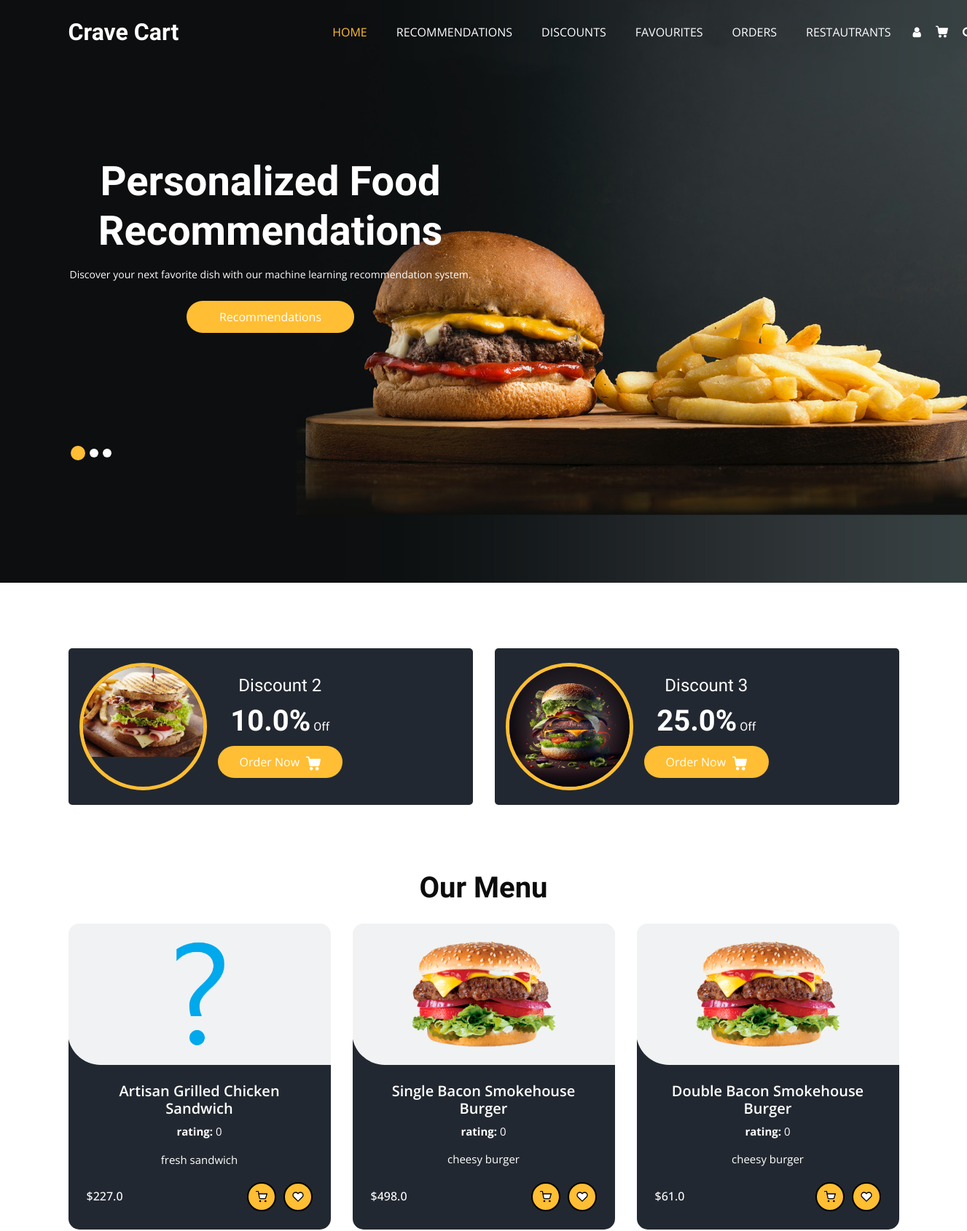
The app's page /home (signed in, upper part), older data.
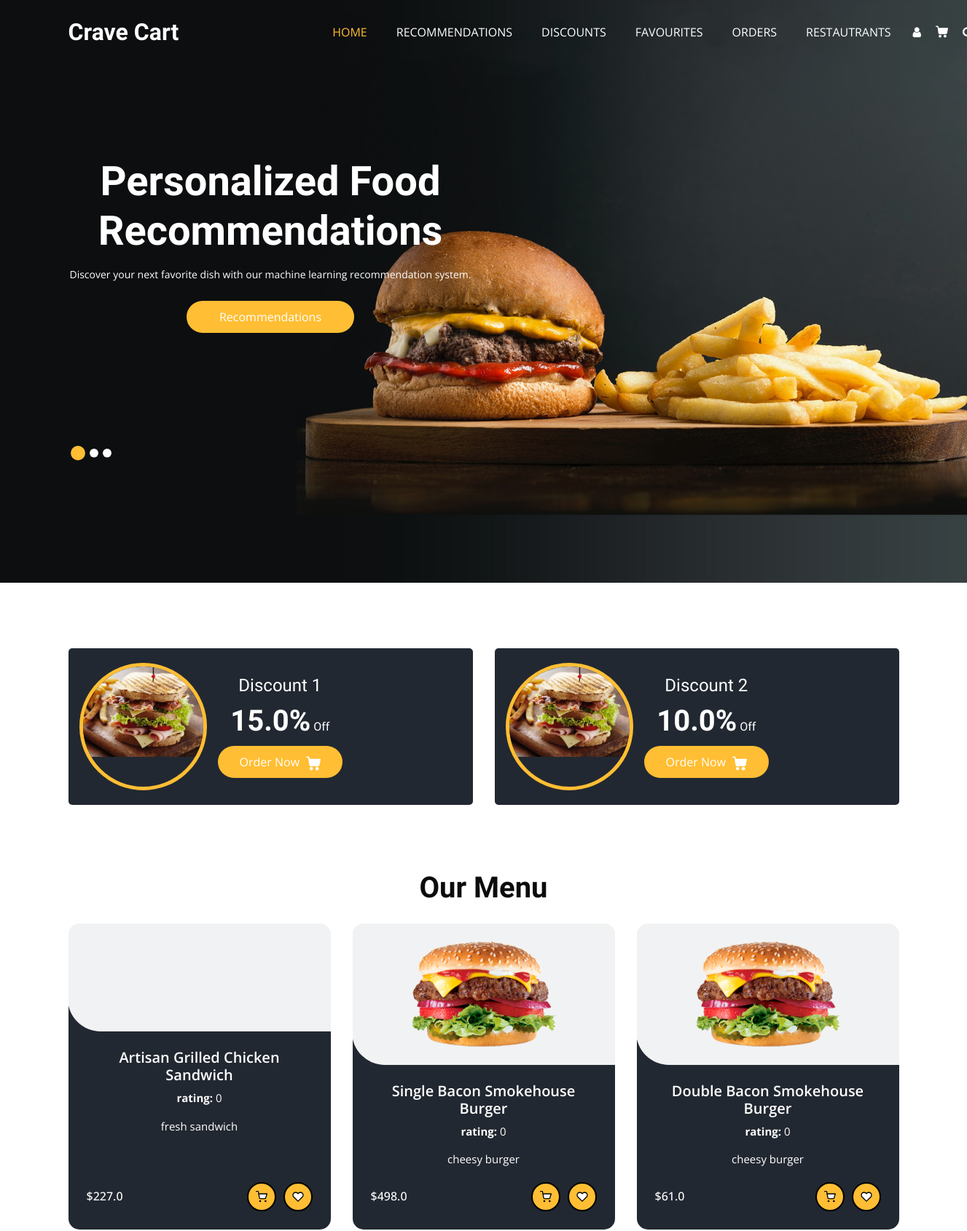
The same page, newer data.
### tables this page shows
CREATE TABLE Promotions (
                        PromotionID INTEGER PRIMARY KEY AUTOINCREMENT,
                        PromotionName TEXT,
                        MenuID INTEGER,
                        Description TEXT,
                        Discount REAL,
                        StartDate TEXT,
                        EndDate TEXT,
                        FOREIGN KEY (MenuID) REFERENCES Menus (MenuID) ON DELETE CASCADE
                    );

CREATE TABLE Menus (
                        MenuID INTEGER PRIMARY KEY AUTOINCREMENT,
                        RestaurantID INTEGER,
                        ItemName TEXT,
                        Description TEXT,
                        Price REAL,
                        Category TEXT,
                        ImagePNG TEXT,
                        ImageJPG TEXT,
                        Rating INTEGER DEFAULT 0,
                        FOREIGN KEY (RestaurantID) REFERENCES Restaurants(RestaurantID) ON DELETE CASCADE
                    );

### userEndpoints.py (the view)
@User.route('/home')
def home():
    if 'username' not in session:
        return redirect(url_for('login'))
    if not DataBase.is_customer(session['username'],session['email'],session['password']):
        return render_template('404.html'), 404
    data = DataBase.get_menu_data(limit=6)
    Pro = DataBase.get_active_promotions(current_date=date.today().strftime("%Y-%m-%d"), limit=2)
    return render_template('user/home.html',menu_data=data,Promotions=Pro)

### DataBase.py (called while the page is built)
def get_menu_data(limit=100,all=False):
    try:
        if all:
            cursor.execute('''SELECT ItemName, M.Description, Price, ImagePNG ,Category ,Rating FROM Menus M
                              INNER JOIN Restaurants R ON M.RestaurantID = R.RestaurantID
                              WHERE R.Blocked = 0;''')
        else:
            cursor.execute('''SELECT ItemName, M.Description, Price, ImagePNG ,Category ,Rating  FROM Menus M INNER JOIN Restaurants R
                              ON M.RestaurantID = R.RestaurantID
                              WHERE R.Blocked = 0 LIMIT ?;''',[limit])
        return cursor.fetchall()
    except sqlite3.Error as e:
        print("Error fetching data from database:", e)
        return []

def is_customer(id,email,password):
    try:
        cursor.execute('''SELECT * FROM Customers where CustomerID=? AND email = ? AND password=?;''',[id,email,password])
        ans = cursor.fetchone()
        if ans:
            return True
        else:
            return False
    except Exception as e:
        print(e)
        return False

### templates/user/home.html (shortened to what the changed rows need)
<!DOCTYPE html>
<html>
  <head>
    <link
      rel="stylesheet"
      type="text/css"
      href="{{url_for('static',filename='css/bootstrap.css')}}"
    />
    <link
      rel="stylesheet"
      type="text/css"
      href="https://cdnjs.cloudflare.com/ajax/libs/OwlCarousel2/2.3.4/assets/owl.carousel.min.css"
    />
    <link
      rel="stylesheet"
      href="https://cdnjs.cloudflare.com/ajax/libs/jquery-nice-select/1.1.0/css/nice-select.min.css"
    />
    <link
      href="{{url_for('static',filename='css/font-awesome.min.css')}}"
      rel="stylesheet"
    />
    <link
      href="{{url_for('static',filename='css/style.css')}}"
      rel="stylesheet"
    />
    <link
      href="{{url_for('static',filename='css/responsive.css')}}"
      rel="stylesheet"
    />
  </head>
  <body>
    <div class="hero_area">
      <section class="slider_section">
        <div id="customCarousel1" class="carousel slide" data-ride="carousel">
          <div class="carousel-inner">
            <div class="carousel-item active">
              <div class="container">
                <div class="row">
                  <div class="col-md-7 col-lg-6">
                    <div class="detail-box">
                      <h1>Personalized Food Recommendations</h1>
                    </div>
                  </div>
                </div>
              </div>
            </div>
          </div>
        </div>
      </section>
    </div>
    <section class="offer_section layout_padding-bottom">
      <div class="offer_container">
        <div class="container">
          <div class="row">
            {% for item in Promotions %}
            <div class="col-md-6">
              <div class="box">
                <div class="img-box">
                  <img
                    src="{{url_for('static',filename='images/'+item['Image'] )}}"
                    alt=""
                  />
                </div>
                <div class="detail-box">
                  <h5>{{item['PromotionName']}}</h5>
                  <h6><span>{{item['Discount']}}%</span> Off</h6>
                  <a
                    href="#"
                    class="add-to-cart-btn-promortion"
                    data-PromotionName="{{item['PromotionName']}}"
                    data-discount="{{item['Discount']}}"
                  >
                    Order Now
                  </a>
                </div>
              </div>
            </div>
            {% endfor%}
          </div>
        </div>
      </div>
    </section>
    <section class="food_section layout_padding-bottom">
      <div class="container">
        <div class="heading_container heading_center">
          <h2>Our Menu</h2>
        </div>
        <div class="filters-content">
          <div class="row grid">
            {% for item in menu_data %}
            <div class="col-sm-6 col-lg-4 all {{ item[4] }}">
              <div class="box" id="menu-item-box">
                <div>
                  <div class="img-box">
                    <img
                      src="{{url_for('static',filename='images/'+item[3])}}"
                      alt=""
                    />
                  </div>
                  <div class="detail-box">
                    <h5>{{item[0]}}</h5>
                    <p><b>rating:</b> {{item[5]}}</p>
                    <p>{{item[1]}}</p>
                    <div class="options">
                      <h6>${{ item[2] }}</h6>
                      <div class="button-container" id="menu-buttons">
                        <a
                          href="#"
                          class="add-to-cart-btn"
                          data-item-name="{{ item[0] }}"
                          data-description="{{ item[1] }}"
                          data-price="{{ item[2] }}"
                        >
                        </a>
                        <a
                          href="#"
                          class="favorite-btn"
                          data-item-name="{{ item[0] }}"
                          data-description="{{ item[1] }}"
                          data-price="{{ item[2] }}"
                        >
                        </a>
                      </div>
                    </div>
                  </div>
                </div>
              </div>
            </div>
            {% endfor %}
          </div>
        </div>
      </div>
    </section>
    <br /><br /><br /><br /><br /><br /><br />
  </body>
</html>

Row changes from the older to the newer data that the page shows:
no longer on this page (row unchanged): Promotions: ImageJPG (picture), PromotionName "Discount 3", Discount "25.0"
added Promotions: ImageJPG (picture), PromotionName "Discount 1", Discount "15.0"
changed Menus "Artisan Grilled Chicken Sandwich": ImagePNG: picture removed
